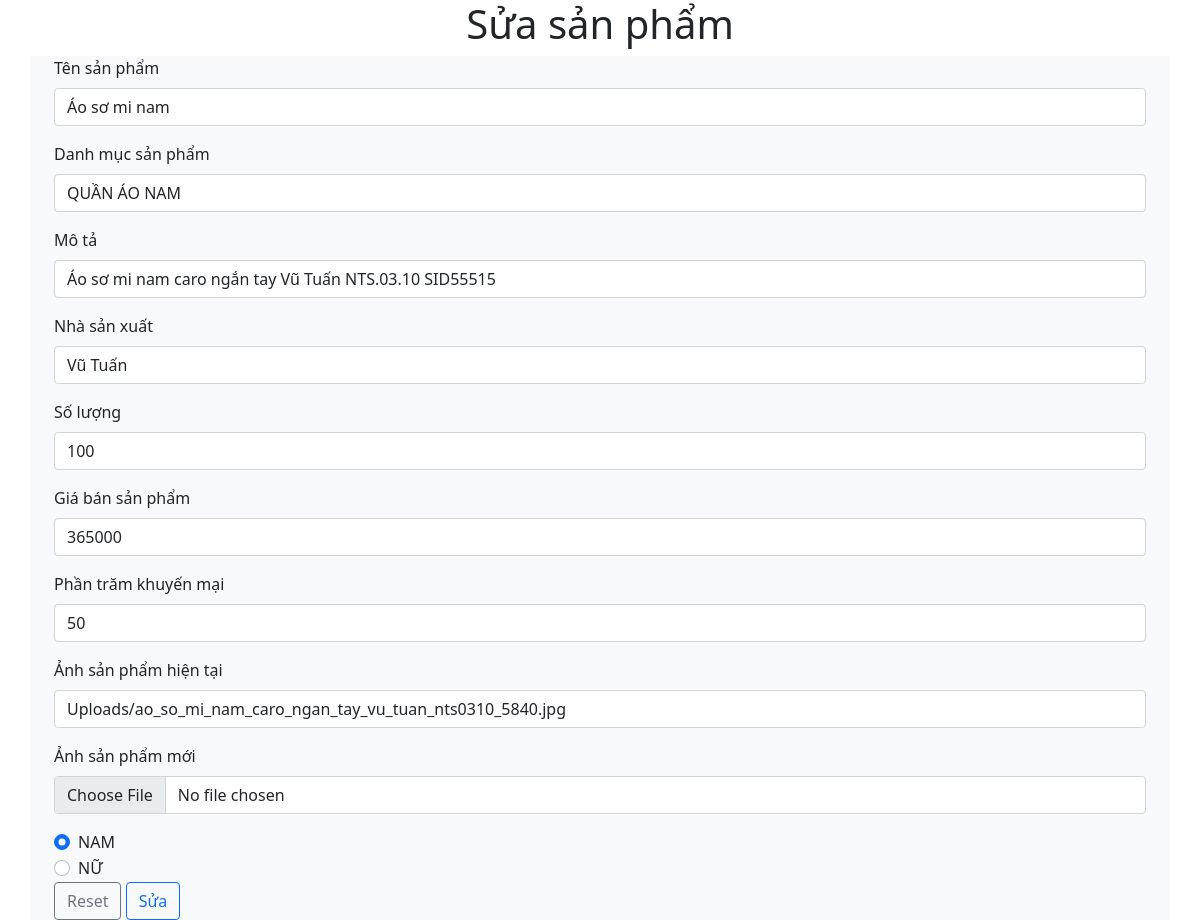
/routing.php?controller=Product&action=page_update_product&id=6 (signed in), run on the app's committed database.
### tables this page shows
CREATE TABLE `product` (
  `id` int(11) NOT NULL,
  `ten` varchar(255) NOT NULL,
  `danh_muc` varchar(255) NOT NULL,
  `mo_ta` text DEFAULT NULL,
  `nha_san_xuat` varchar(255) NOT NULL,
  `so_luong` int(11) NOT NULL,
  `gia_ban` int(11) NOT NULL,
  `phan_tram_khuyen_mai` float DEFAULT 0,
  `anh` text DEFAULT NULL,
  `sex` varchar(10) NOT NULL DEFAULT 'NAM'
);

### Controllers/BaseController.php (called while the page is built, shortened)
<?php
class BaseController
{
    public function render_view($viewName, $data=[])
    {
        extract($data);
        include('Views/views/'.$viewName.'.php');
    }
}

### Controllers/ProductController.php (called while the page is built, shortened)
<?php
class ProductController extends AdminController
{
    public function page_update_product()
    {
        $productModel = $this->get_model('ProductModel');
        $result = $productModel->get_product_by_id($_GET['id']);
        $this->render_view('update_product',['get_product_by_id' => $result]);
    }
}
?>

### Models/ProductModel.php (called while the page is built, shortened)
<?php
class  ProductModel extends BaseModel
{
    public function __construct()
    {
        $this->conn = $this->connectDb();
    }
    public function get_product_by_id($id)
    {
        $query4 = "SELECT id, ten, danh_muc, mo_ta, nha_san_xuat, so_luong, gia_ban, phan_tram_khuyen_mai, anh, sex FROM product WHERE id='$id'";
        $result = $this->conn->query($query4);
        if($result->num_rows > 0){
            return $result->fetch_assoc();
        }
        else
        {
            return false;
        }
    }
}
?>

### Models/BaseModel.php (called while the page is built, shortened)
<?php
class BaseModel
{
    public function connectDb()
    {
        $hostname = "localhost";
        $username = "root";
        $password = "";
        $db = "data_fashion";
        $conn = new mysqli($hostname, $username, $password, $db);
        return $conn;
    }
}
?>

### Views/views/update_product.php (the view, shortened to what this page needs)
<!DOCTYPE html>
<html lang="vi">
<head>
    <link href="https://cdn.jsdelivr.net/npm/bootstrap@5.1.3/dist/css/bootstrap.min.css" rel="stylesheet">
</head>
<body>
<form  action="?controller=Product&action=do_update_product" method="POST" enctype="multipart/form-data">
    <h1 class="text-center">Sửa sản phẩm</h1>
    <div class="container bg-light">
        <?php if(isset($get_product_by_id)) $product = $get_product_by_id; ?>
        <div class="container bg-light">
            <div class="mb-3">
                <label for="ten" class="form-label">Tên sản phẩm</label>
                <input type="text" name="ten" class="form-control" id="ten" placeholder="Tên sản phẩm" value="<?php echo isset($_SESSION['error_message'])?$_SESSION['ten']:'';echo isset($product['ten'])?$product['ten']:'';?>">
            </div>
            <div class="mb-3">
                <label for="danh_muc" class="form-label">Danh mục sản phẩm</label>
                <input type="text" name="danh_muc" class="form-control" id="danh_muc" placeholder="Danh mục sản phẩm" value="<?php echo isset($_SESSION['error_message'])?$_SESSION['danh_muc']:'';echo isset($product['danh_muc'])?$product['danh_muc']:'';?>">
            </div>
            <div class="mb-3">
                <label for="mo_ta" class="form-label">Mô tả</label>
                <input type="text" name="mo_ta" class="form-control" id="mo_ta" placeholder="Mô tả" value="<?php echo isset($_SESSION['error_message'])?$_SESSION['mo_ta']:'';echo isset($product['mo_ta'])?$product['mo_ta']:'';?>">
            </div>
            <div class="mb-3">
                <label for="nha_san_xuat" class="form-label">Nhà sản xuất</label>
                <input type="text" name="nha_san_xuat" class="form-control" id="nha_san_xuat" placeholder="Nhà sản xuất" value="<?php echo isset($_SESSION['error_message'])?$_SESSION['nha_san_xuat']:'';echo isset($product['nha_san_xuat'])?$product['nha_san_xuat']:'';?>">
            </div>
            <div class="mb-3">
                <label for="so_luong" class="form-label">Số lượng</label>
                <input type="number" name="so_luong" class="form-control" id="so_luong" placeholder="Số lượng sản phẩm" value="<?php echo isset($_SESSION['error_message'])?$_SESSION['so_luong']:'';echo isset($product['so_luong'])?$product['so_luong']:'';?>">
            </div>
            <div class="mb-3">
                <label for="gia_ban" class="form-label">Giá bán sản phẩm</label>
                <input type="number" name="gia_ban" class="form-control" id="gia_ban" placeholder="Giá bán sản phẩm" value="<?php echo isset($_SESSION['error_message'])?$_SESSION['gia_ban']:'';echo isset($product['gia_ban'])?$product['gia_ban']:'';?>">
            </div>
            <div class="mb-3">
                <label for="phan_tram_khuyen_mai" class="form-label">Phần trăm khuyến mại</label>
                <input type="number" name="phan_tram_khuyen_mai" class="form-control" id="phan_tram_khuyen_mai" placeholder="Phần trăm khuyến mại" value="<?php echo isset($_SESSION['error_message'])?$_SESSION['phan_tram_khuyen_mai']:'';echo isset($product['phan_tram_khuyen_mai'])?$product['phan_tram_khuyen_mai']:'';?>">
            </div>
            <div class="mb-3">
                <label for="anh_old" class="form-label">Ảnh sản phẩm hiện tại</label>
                <input type="text" name="anh_old" class="form-control" id="anh_old" placeholder="Ảnh sản phẩm hiện tại" value="<?php echo isset($_SESSION['error_message'])?$_SESSION['anh']:'';echo isset($product['anh'])?$product['anh']:'';?>">
            </div>
            <div class="mb-3">
                <label for="anh_new" class="form-label">Ảnh sản phẩm mới</label>
                <input accept="image/*" type="file" name="anh_new" class="form-control" id="anh_new" placeholder="Ảnh sản phẩm">
            </div>
            <div class="form-check">
                <input class="form-check-input" type="radio" name="sex" id="male" value="NAM" <?php echo isset($_SESSION['error_message']) && $_SESSION['sex']== "NAM" ? 'checked' : ""; echo isset($product['sex']) && $product['sex']=="NAM" ? 'checked':''?>>
                <label class="form-check-label" for="male">
                    NAM
                </label>
            </div>
            <div class="form-check">
                <input class="form-check-input" type="radio" name="sex" id="female" value="NỮ" <?php echo isset($_SESSION['error_message']) && $_SESSION['sex']== "NỮ" ? 'checked' : ""; echo isset($product['sex']) && $product['sex']=="NỮ" ? 'checked' : ''?>>
                <label class="form-check-label" for="female">
                    NỮ
                </label>
            </div>
            <div>
                <input type="reset" class="btn btn-outline-secondary">
                <input type="submit" class="btn btn-outline-primary" value="Sửa">
            </div>
        </div>
</form>
</body>
</html>

### data on the page
product: ten "Áo sơ mi nam", danh_muc "QUẦN ÁO NAM", mo_ta "Áo sơ mi nam caro ngắn tay Vũ Tuấn NTS.03.10 SID55515", nha_san_xuat "Vũ Tuấn", so_luong "100", gia_ban "365000", phan_tram_khuyen_mai "50", anh_old "Uploads/ao_so_mi_nam_caro_ngan_tay_vu_tuan_nts0310_5840.jpg", sex "☑ NAM", sex "☐ NỮ"
